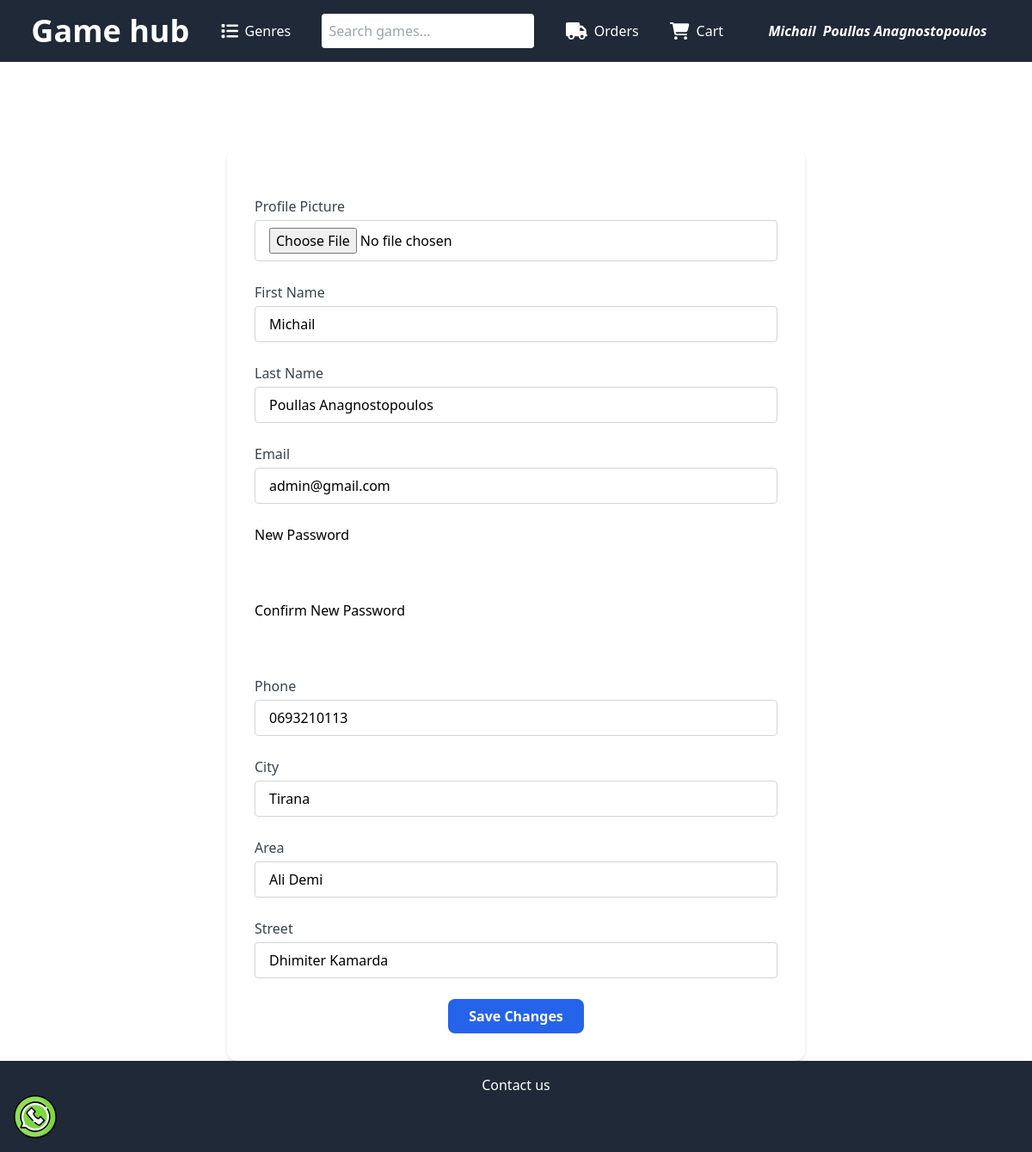
Page /accaunt/ (signed in) on the committed database.
### users_auth_app/models.py (models this page shows, shortened)
class CustomUser(AbstractUser):
    email = models.EmailField(max_length=255, unique=True)
    phone_number = models.CharField(max_length=15, blank=True)
    city = models.CharField(max_length=100, blank=True)
    area = models.CharField(max_length=100, blank=True)
    street = models.CharField(max_length=100, blank=True)
    profile_picture = models.ImageField(upload_to='profile_pics/', blank=True)
    user_saved_games = models.ManyToManyField('game.Game', blank=True)
    USERNAME_FIELD = 'email'
    REQUIRED_FIELDS = ['username']

### users_auth_app/views.py (the view, shortened to what this page needs)
# urls.py: path('accaunt/', auth_views.more_details, name='accaunt'),
def more_details(request):
    if request.method == 'GET':
        return render(request, 'accaunt.html', {'user': request.user})

### users_auth_app/templates/accaunt.html (shortened to what this page needs)
{% extends 'base.html' %}
{% block content %}
<div class="max-w-2xl mx-auto mt-10">
    <h2 class="text-3xl font-bold mb-6 text-white text-center">Account Settings</h2>
    <form method="post" enctype="multipart/form-data" action="{% url 'accaunt' %}" class="bg-white p-8 rounded-xl shadow-md space-y-6">
        <div>
            <label class="block text-gray-700 font-medium mb-1">Profile Picture</label>
            <input type="file" name="profile_picture" class="w-full rounded border border-gray-300 px-4 py-2 focus:outline-none focus:ring-2 focus:ring-blue-500">
        </div>
        <div>
            <label class="block text-gray-700 font-medium mb-1">First Name</label>
            <input type="text" name="name" value="{{ user.first_name }}" class="w-full rounded border border-gray-300 px-4 py-2 focus:outline-none focus:ring-2 focus:ring-blue-500">
        </div>
        <div>
            <label class="block text-gray-700 font-medium mb-1">Last Name</label>
            <input type="text" name="last_name" value="{{ user.last_name }}" class="w-full rounded border border-gray-300 px-4 py-2 focus:outline-none focus:ring-2 focus:ring-blue-500">
        </div>
        <div>
            <label class="block text-gray-700 font-medium mb-1">Email</label>
            <input type="email" name="email" value="{{ user.email }}" class="w-full rounded border border-gray-300 px-4 py-2 focus:outline-none focus:ring-2 focus:ring-blue-500">
        </div>
        <div class="mb-4">
            <label class="block text-black">New Password</label>
            <input type="password" name="new_password" class="w-full rounded px-4 py-2 text-black">
        </div>
        <div class="mb-4">
            <label class="block text-black">Confirm New Password</label>
            <input type="password" name="confirm_new_password" class="w-full rounded px-4 py-2 text-black">
        </div>
        <div>
            <label class="block text-gray-700 font-medium mb-1">Phone</label>
            <input type="tel" name="phone_number" value="{{ user.phone_number }}" class="w-full rounded border border-gray-300 px-4 py-2 focus:outline-none focus:ring-2 focus:ring-blue-500">
        </div>
        <div>
            <label class="block text-gray-700 font-medium mb-1">City</label>
            <input type="text" name="city" value="{{ user.city }}" class="w-full rounded border border-gray-300 px-4 py-2 focus:outline-none focus:ring-2 focus:ring-blue-500">
        </div>
        <div>
            <label class="block text-gray-700 font-medium mb-1">Area</label>
            <input type="text" name="area" value="{{ user.area }}" class="w-full rounded border border-gray-300 px-4 py-2 focus:outline-none focus:ring-2 focus:ring-blue-500">
        </div>
        <div>
            <label class="block text-gray-700 font-medium mb-1">Street</label>
            <input type="text" name="street" value="{{ user.street }}" class="w-full rounded border border-gray-300 px-4 py-2 focus:outline-none focus:ring-2 focus:ring-blue-500">
        </div>
        <div class="text-center">
            <button type="submit" class="bg-blue-600 hover:bg-blue-700 text-white font-semibold px-6 py-2 rounded-lg transition duration-300">
                Save Changes
            </button>
        </div>
    </form>
</div>
{% endblock content %}

### game/templates/base.html (shortened to what this page needs)
<!DOCTYPE html>
<html lang="en">
<head>
  <script src="https://cdn.tailwindcss.com"></script>
</head>
<body>
  <nav class="bg-gray-800 text-white">
    <ul class="flex p-4 justify-evenly gap-4 items-center">
      <li><a href="{% url 'home' %}">
          <h1 class="text-4xl font-bold">Game hub</h1>
        </a></li>
      <li class="relative group">
        <a href="#" class="flex items-center gap-2">
          Genres
        </a>
      </li>
      <li>
        <form action="{% url 'home' %}" method="get" class="flex items-center justify-center">
          <input type="text" name="search" placeholder="Search games..." class="p-2 rounded text-black">
        </form>
      </li>
      <li><a href="#" class="flex items-center gap-2"> Orders</a>
      </li>
      <li><a href="{% url 'view_cart' %}" class="flex items-center gap-2"> Cart</a>
      </li>
          {% if user.is_authenticated %}
           <div class="relative group inline-block text-white">
  <div class="italic font-bold px-4 py-2 bg-gray-800 rounded-t cursor-pointer flex gap-2">
    <h4>{{ user.first_name }}</h4>
    <h4>{{ user.last_name }}</h4>
  </div>
</div>
        {% else %}
      <div class="flex gap-4">
          <li><a href="{%url 'register'%}" class="flex items-center gap-2">Register</a></li>
          /
          <li><a href="{%url 'login'%}" class="flex items-center gap-2">Login</a></li>
    </div>
      {% endif %}
    </ul>
  </nav>
  {% block content %}{% endblock content%}
  <footer class="bg-gray-800 text-white p-4 text-center">
    <div>
      <h2>Contact us</h2>
      <div><a href="https://wa.me/+355693210113?text=Hello%2C%20I%20visited%20your%20site%20and%20want%20more%20info" target="_blank">
      </a></div>
    </div>
</body>
</html>

### game/templates/base.html (style rules this page uses)
.relative { position: relative; }

### rows in the picture
CustomUser: first_name "Michail", last_name "Poullas Anagnostopoulos", name "Michail", email "admin@gmail.com", phone_number "0693210113", city "Tirana", area "Ali Demi", street "Dhimiter Kamarda"
